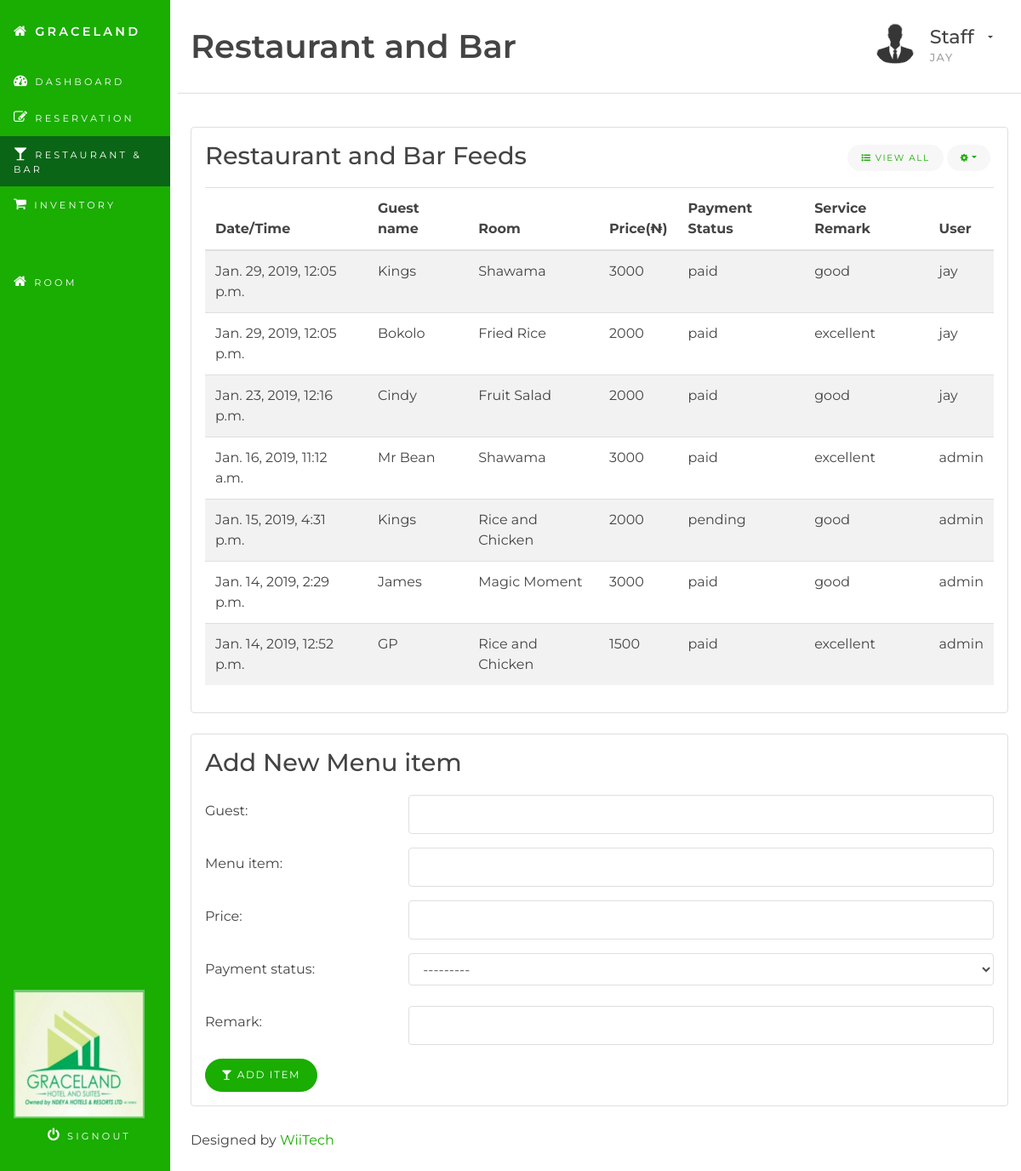
The page /restandbar/ (signed in) on the database as committed earlier.
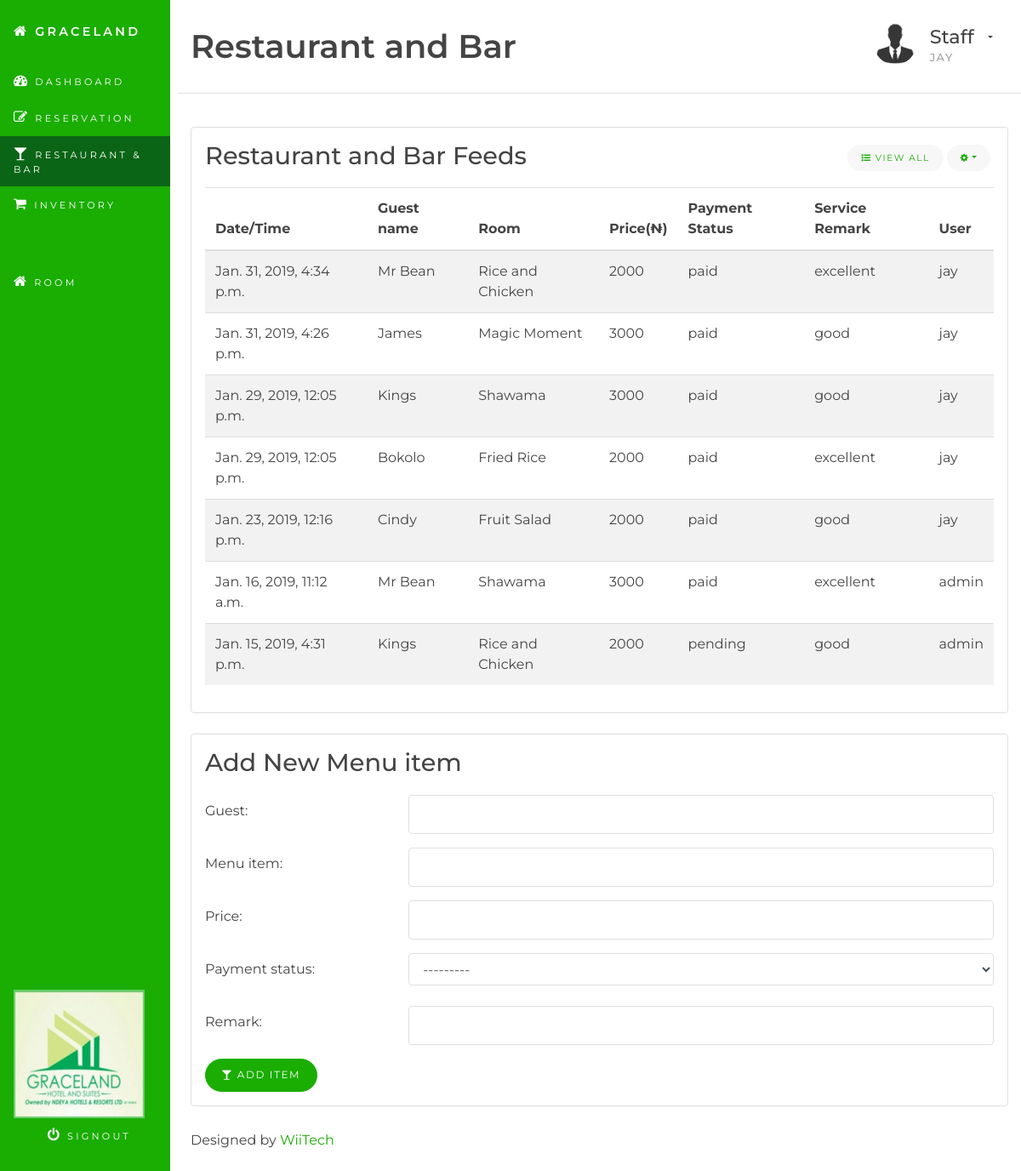
The same page on the database as committed later.
### hms/models.py (models this page shows, shortened)
class Restandbar(models.Model):
    PAYMENT_CHOICES = (
        ('paid', 'Paid'),
        ('pending', 'Pending'),
    )
    time = models.DateTimeField(auto_now_add=True)
    guest = models.CharField(max_length=100)
    menu_item = models.CharField(max_length=100)
    price = models.IntegerField()
    payment_status = models.CharField(max_length=20, choices=PAYMENT_CHOICES)
    remark = models.CharField(max_length=100)
    user = models.ForeignKey(User, on_delete=models.CASCADE)
    class Meta:
        ordering = ('-time',)

### hms/views.py (the view, shortened to what this page needs)
# urls.py: path('restandbar/', views.restandbar, name='restandbar'),
@login_required
def restandbar(request):
    all_restandbars = Restandbar.objects.all()
    list_num = 7
    if all_restandbars.count() >= list_num:
        few_restandbars = []
        for i in range(list_num):
            few_restandbars.append(all_restandbars[i])
        all_restandbars = few_restandbars
    form = RestandbarForm()
    context = {
        'section': 'restandbar',
        'form': form,
        'all_restandbars': all_restandbars,
    }
    return render(request, 'hms/restandbar.html', context)

### hms/forms.py
class RestandbarForm(forms.ModelForm):
    class Meta:
        model = Restandbar
        exclude = ('time', 'user')
    def __init__(self, *args, **kwargs):
        super(RestandbarForm, self).__init__(*args, **kwargs)
        for fname, f in self.fields.items():
            f.widget.attrs['class'] = 'form-control'

### hms/templates/hms/restandbar.html (shortened to what this page needs)
{% extends 'base.html' %}
{% block content %}
<div class="container-fluid" id="wrapper">
	<div class="row">
		<main class="col-xs-12 col-sm-8 col-lg-9 col-xl-10 pt-3 pl-4 ml-auto">
			{% include 'hms/restandbar/restandbar_head.html' %}
			<section class="row">
				<div class="col-sm-12">
					{% include 'hms/restandbar/restandbar_display.html' %}
					{% include 'hms/restandbar/restandbar_form.html' %}
					{% include 'hms/footer.html' %}
				</div>
			</section>
		</main>
	</div>
</div>
{% endblock content %}

### hms/templates/hms/restandbar/restandbar_display.html (shortened to what this page needs)
<section class="row">
    <div class="col-md-12 col-lg-12">
        <div class="card mb-4">
            <div class="card-block">
                <h3 class="card-title">Restaurant and Bar Feeds</h3>
                <div class="dropdown card-title-btn-container">
                    <button class="btn btn-sm btn-subtle" type="button"><em class="fa fa-list-ul"></em> View All</button>
                    <button class="btn btn-sm btn-subtle dropdown-toggle" type="button" data-toggle="dropdown" aria-haspopup="true" aria-expanded="false"><em class="fa fa-cog"></em></button>
                </div>
                <div class="table-responsive">
                    <table class="table table-striped">
                        <thead>
                            <tr>
                                <th>Date/Time</th>
                                <th>Guest name</th>
                                <th>Room</th>
                                <th>Price(&#8358)</th>
                                <th>Payment Status</th>
                                <th>Service Remark</th>
                                <th>User</th>
                            </tr>
                        </thead>
                        <tbody>
                            {% for restandbar in all_restandbars %}
                                <tr>
                                    <td>{{ restandbar.time }}</td>
                                    <td>{{ restandbar.guest }}</td>
                                    <td>{{ restandbar.menu_item }}</td>
                                    <td>{{ restandbar.price }}</td>
                                    <td>{{ restandbar.payment_status }}</td>
                                    <td>{{ restandbar.remark }}</td>
                                    <td>{{ restandbar.user }}</td>
                                </tr>
                            {% endfor %}
                        </tbody>
                    </table>
                </div>
            </div>
        </div>
    </div>
</section>

Rows that differ between the two databases and show on the page:
no longer on this page (row unchanged): Restandbar: time "Jan. 14, 2019, 2:29 p.m.", guest "James", menu_item "Magic Moment", price "3000", payment_status "paid", remark "good", user "admin"
no longer on this page (row unchanged): Restandbar: time "Jan. 14, 2019, 12:52 p.m.", guest "GP", menu_item "Rice and Chicken", price "1500", payment_status "paid", remark "excellent", user "admin"
added Restandbar: time "Jan. 31, 2019, 4:34 p.m.", guest "Mr Bean", menu_item "Rice and Chicken", price "2000", payment_status "paid", remark "excellent", user "jay"
added Restandbar: time "Jan. 31, 2019, 4:26 p.m.", guest "James", menu_item "Magic Moment", price "3000", payment_status "paid", remark "good", user "jay"
